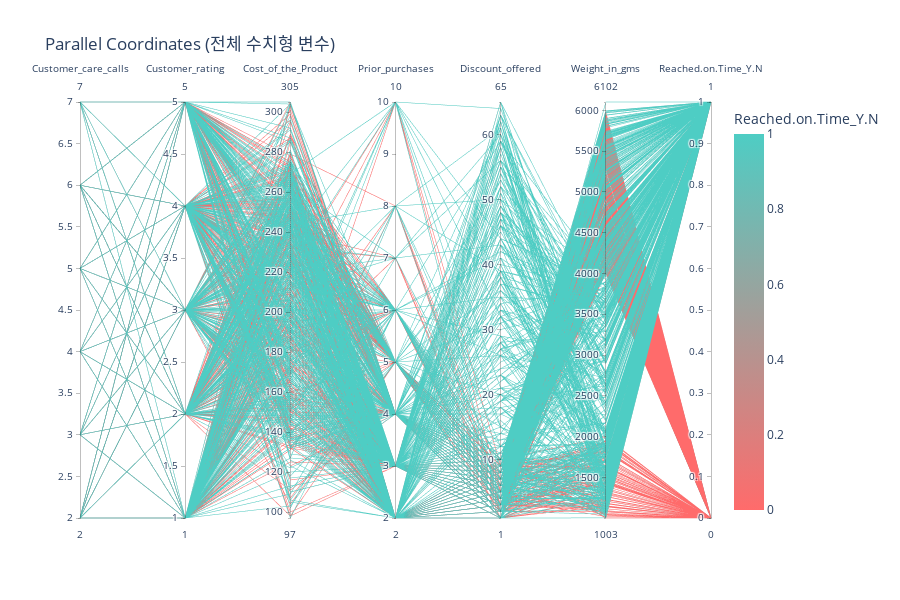

Notebook code for this chart:
### Code cell
# Parallel Coordinates — 전체 수치형 변수
sample2 = df.sample(min(1000, len(df)), random_state=42)
fig = px.parallel_coordinates(
    sample2,
    dimensions=numeric_cols + [target_col],
    color=target_col,
    title='Parallel Coordinates (전체 수치형 변수)',
    color_continuous_scale=['#FF6B6B', '#4ECDC4']
)
fig.update_layout(height=600, template='plotly_white')
fig.show()

### Figure 1 — Plotly figure (JSON) as saved in the notebook; plotly's stock layout.template omitted (floating-point values rounded to 4 significant figures; data arrays with more than 128 entries replaced by an {"elided": "..."} marker saying what was removed)
{"data": [{"dimensions": [{"label": "Customer_care_calls", "values": {"elided": "1000 int values"}}, {"label": "Customer_rating", "values": {"elided": "1000 int values"}}, {"label": "Cost_of_the_Product", "values": {"elided": "1000 int values"}}, {"label": "Prior_purchases", "values": {"elided": "1000 int values"}}, {"label": "Discount_offered", "values": {"elided": "1000 int values"}}, {"label": "Weight_in_gms", "values": {"elided": "1000 int values"}}, {"label": "Reached.on.Time_Y.N", "values": {"elided": "1000 int values"}}], "domain": {"x": [0, 1], "y": [0, 1]}, "line": {"color": {"elided": "1000 int values"}, "coloraxis": "coloraxis"}, "name": "", "type": "parcoords"}], "layout": {"coloraxis": {"colorbar": {"title": {"text": "Reached.on.Time_Y.N"}}, "colorscale": [[0, "#FF6B6B"], [1, "#4ECDC4"]]}, "height": 600, "legend": {"tracegroupgap": 0}, "title": {"text": "Parallel Coordinates (전체 수치형 변수)"}}}
